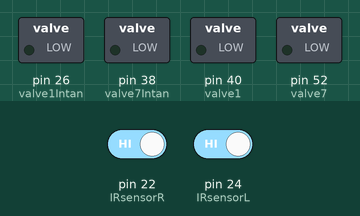
Recording of a sketch running on a simulated Arduino Mega 2560, built with avr-gcc and run on an emulated ATmega2560. Parts: switched loads named in the sketch (green lamp = pin HIGH). Dashed ring = blinking. The inputs (shaded band) are chosen by the test bench; at power-on: pin 22 (IRsensorR) HIGH, pin 24 (IRsensorL) HIGH.

Above: at 1.2 s.
1.3 s: pin 22 (IRsensorR) driven LOW
At 2.1 s:
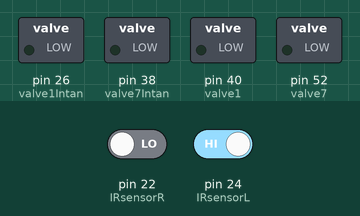
4.3 s: pin 24 (IRsensorL) driven LOW
At 5.2 s:
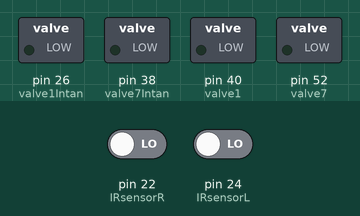
7.3 s: pin 24 (IRsensorL) driven HIGH
At 8.3 s:
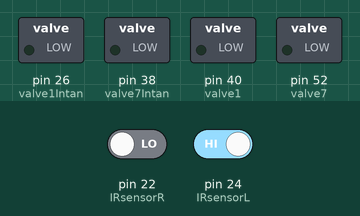
10.3 s: pin 22 (IRsensorR) driven HIGH
At 10.8 s:
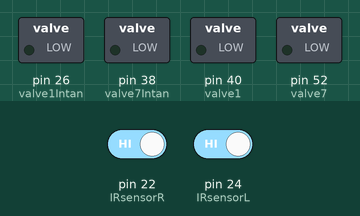
Timing chart, 0 to 12.8 s (numbered marks = the images above; inputs shaded):
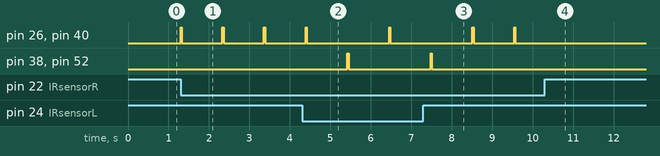

The sketch:

Water_IRtraining_direction.ino
```cpp
int phase = 2;    //phase 1 will mean the water will come out of solenoid as long as IR bream is broken. phase 2 will mean the water will only come out for a specific amount of time and will eventually stop. Then there will be a cooldown
int phase2Delay = 1000; // change to increase to 5000 during mouse training

/* ==================== PINS ============================================*/
//Solenoid Pins
const int valve1 = 40; // Ouputpin for close circuit on transistor - #1
const int valve7 = 52; // Ouputpin for close circuit on transistor - #2

//Capacitance pins
const int IRsensorL = 24;  // Input pin for IR #1 (left/short)
const int IRsensorR = 22;  // Input pin for IR #2 (right/long)

/* ==============INTAN PINS ============================================*/

//Solenoid Pins
const int valve1Intan = 26; // Ouputpin for close circuit on transistor - #1
const int valve7Intan = 38; // Ouputpin for close circuit on transistor - #7

/*==================== SETTINGS ========================================================*/
int lickmeterState1 = 0;
int lickmeterState7 = 0;


void setup() {

  Serial.begin(57600);
  randomSeed(analogRead(A1));

  pinMode(IRsensorL, INPUT); // set pin as INPUT
  pinMode(IRsensorR, INPUT); // set pin as INPUT

  pinMode(valve1, OUTPUT); // set pin as OUTPUT
  pinMode(valve7, OUTPUT); // set pin as OUTPUT

  pinMode(valve1Intan, OUTPUT); // set pin as OUTPUT
  pinMode(valve7Intan, OUTPUT); // set pin as OUTPUT

  digitalWrite(valve1, LOW); // OFF
  digitalWrite(valve1Intan, LOW); // OFF
  digitalWrite(valve7, LOW); // OFF
  digitalWrite(valve7Intan, LOW); // OFF
}

void loop() {

  lickmeterState1 = digitalRead(IRsensorR);
  lickmeterState7 = digitalRead(IRsensorL);


  if(phase == 1) {
   if (lickmeterState1==LOW){
      digitalWrite(valve1, HIGH); // ON
      digitalWrite(valve1Intan, HIGH); // ON
   }else{
      digitalWrite(valve1, LOW); // ON
      digitalWrite(valve1Intan, LOW); // ON
   }
   if (lickmeterState7==LOW){
      digitalWrite(valve7, HIGH); // ON
      digitalWrite(valve7Intan, HIGH); // ON
   }else{
      digitalWrite(valve7, LOW); // ON
      digitalWrite(valve7Intan, LOW); // ON
   }
  }
  if(phase == 2) {
    if(lickmeterState1==LOW){
      digitalWrite(valve1, HIGH); digitalWrite(valve1Intan, HIGH); delay(30); digitalWrite(valve1, LOW); digitalWrite(valve1Intan, LOW); //water will be given for 3 ms and then stop. Cooldown is 6 seconds
      delay(phase2Delay);
    }
    if(lickmeterState7==LOW){
      digitalWrite(valve7, HIGH); digitalWrite(valve7Intan, HIGH); delay(30); digitalWrite(valve7, LOW); digitalWrite(valve7Intan, LOW);
      delay(phase2Delay);
    }
  }


//  digitalWrite(lickTTLPin1, lickmeterState1);
//  digitalWrite(lickTTLPin2, lickmeterState2);
//  digitalWrite(lickTTLPin3, lickmeterState3);
//  digitalWrite(lickTTLPin4, lickmeterState4);
//  digitalWrite(lickTTLPin5, lickmeterState5);
//  digitalWrite(lickTTLPin6, lickmeterState6);
//  digitalWrite(lickTTLPin7, lickmeterState7);

}
```

Measured:
- after the input at 1.3 s, pin 26 (valve1Intan), pin 40 (valve1): alternates HIGH for 0.03 s and LOW for 1.0 s, starting at once
- after the input at 4.3 s, pin 26 (valve1Intan), pin 40 (valve1): LOW → HIGH after 2.2 s, → LOW 0.03 s later; pin 38 (valve7Intan), pin 52 (valve7): LOW → HIGH after 1.1 s, → LOW 0.03 s later
- after the input at 7.3 s, pin 38 (valve7Intan), pin 52 (valve7): goes on until 7.5 s, then stays LOW
- after the input at 10.3 s, pin 26 (valve1Intan), pin 40 (valve1): stops changing and stays LOW
